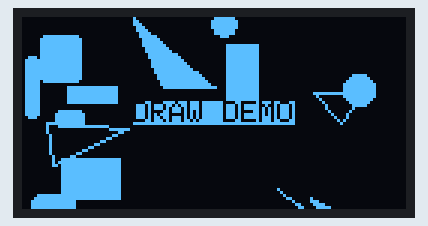
This sketch was run on a simulated Arduino Uno, built with avr-gcc and run on an emulated ATmega328P. Parts: 128×64 one-colour display. Random numbers use the default seed unless the sketch sets one.

Above: at 0.1 s.
At 4.5 s:
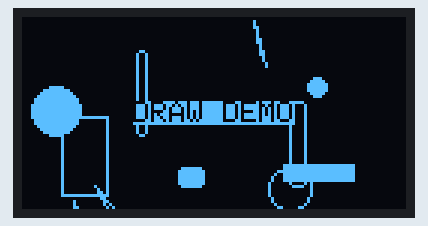
At 9.4 s:
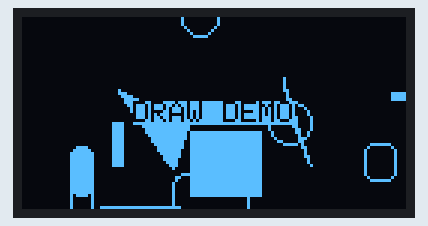
At 19.8 s:
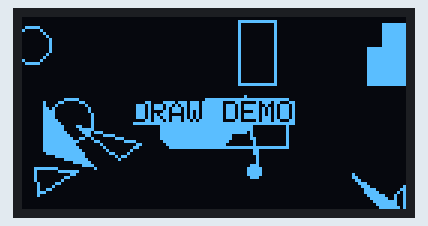
At 29.1 s:
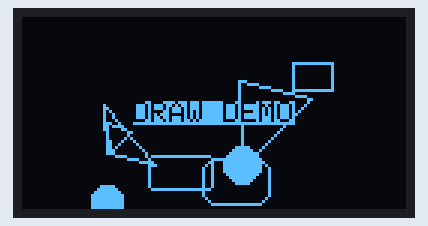
At 39.4 s:
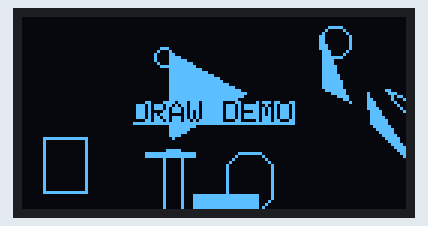

The sketch:

SimpleDrawingDemo.ino
```cpp
/**
   Simple drawing demo that draws a random number of circles, rects, and other
   shapes on each frame

   Adafruit Gfx Library:
   https://learn.adafruit.com/adafruit-gfx-graphics-library/overview

   Adafruit OLED tutorials:
   https://learn.adafruit.com/monochrome-oled-breakouts

   By Jon E. Froehlich
   @jonfroehlich
   http://makeabilitylab.io

*/

#include <SPI.h>
#include <Wire.h>
#include <Adafruit_GFX.h>
#include <Adafruit_SSD1306.h>

#define SCREEN_WIDTH 128 // OLED display width, in pixels
#define SCREEN_HEIGHT 64 // OLED display height, in pixels

// Declaration for an SSD1306 display connected to I2C (SDA, SCL pins)
#define OLED_RESET     4 // Reset pin # (or -1 if sharing Arduino reset pin)
Adafruit_SSD1306 _display(SCREEN_WIDTH, SCREEN_HEIGHT, &Wire, OLED_RESET);

const char STR_TITLE[] = "DRAW DEMO";

void setup() {
  Serial.begin(9600);

  // SSD1306_SWITCHCAPVCC = generate display voltage from 3.3V internally
  if (!_display.begin(SSD1306_SWITCHCAPVCC, 0x3D)) { // Address 0x3D for 128x64
    Serial.println(F("SSD1306 allocation failed"));
    for (;;); // Don't proceed, loop forever
  }

  // We need to randomly seed our random number generator, which we can
  // do with noise off of A5 (assuming nothing is attached to it)
  //
  // If we don't do this, then the random values will always be the same
  // after reboot
  randomSeed(analogRead(A5));

  _display.clearDisplay();
}

void loop() {
  // On each loop, we'll want to clear the display so we're not writing over
  // previously drawn data
  _display.clearDisplay();

  int numCircles = random(2, 6);
  drawRandomCircles(numCircles);

  int numRects = random(2, 6);
  drawRandomRectangles(numRects);

  int numRoundedRects = random(2, 6);
  drawRandomRoundedRectangles(numRoundedRects);

  int numTriangles = random(2, 6);
  drawRandomTriangles(numTriangles);

  drawTitleText();

  // Render the graphics buffer to screen
  _display.display();

  delay(500);
}

/**
 * Draws the given number of circles with random x,y location
 * and random radius
 *
 * See: https://learn.adafruit.com/adafruit-gfx-graphics-library/graphics-primitives#circles-2002788-14
 */
void drawRandomCircles(int numCircles){
  const int MIN_RADIUS = 2;
  const int MAX_RADIUS = 10;
  int x, y, radius;

  for(int i = 0; i < numCircles; i++){
    x = random(0, _display.width());
    y = random(0, _display.height());
    radius = random(MIN_RADIUS, MAX_RADIUS);

    // Returns a random number from 0 to 9, inclusive
    int randomFill = random(0, 10);

    if(randomFill < 5){
      _display.drawCircle(x, y, radius, SSD1306_WHITE);
    }else{
      _display.fillCircle(x, y, radius, SSD1306_WHITE);
    }
  }
}

/**
 * Draws the given number of rectangles with random x,y location
 * and random width, height dimensions
 *
 * See: https://learn.adafruit.com/adafruit-gfx-graphics-library/graphics-primitives#rectangles-2002784-10
 */
void drawRandomRectangles(int numRectangles){
  const int MIN_WIDTH = 2;
  const int MAX_WIDTH = 30;
  const int MIN_HEIGHT = 2;
  const int MAX_HEIGHT = 30;

  int x, y, width, height;

  for(int i = 0; i < numRectangles; i++){
    x = random(0, _display.width());
    y = random(0, _display.height());
    width = random(MIN_WIDTH, MAX_WIDTH);
    height = random(MIN_HEIGHT, MAX_WIDTH);

    // Returns a random number from 0 to 9, inclusive
    int randomFill = random(0, 10);

    if(randomFill < 5){
      _display.drawRect(x, y, width, height, SSD1306_WHITE);
    }else{
      _display.fillRect(x, y, width, height, SSD1306_WHITE);
    }
  }
}

/**
 * Draws the given number of triangles with random location and dimensions
 *
 * See: https://learn.adafruit.com/adafruit-gfx-graphics-library/graphics-primitives#rectangles-2002784-10
 */
void drawRandomTriangles(int numTriangles){
  const int MAX_SIZE = 30;
  int x0, y0, x1, y1, x2, y2;

  for(int i = 0; i < numTriangles; i++){
    x0 = random(0, _display.width());
    y0 = random(0, _display.height());

    x1 = random(x0, x0 + MAX_SIZE);
    y1 = random(y0, y0 + MAX_SIZE);

    x2 = random(x0, x0 + MAX_SIZE);
    y2 = random(y0, y0 + MAX_SIZE);

    // Returns a random number from 0 to 9, inclusive
    int randomFill = random(0, 10);

    if(randomFill < 5){
      _display.drawTriangle(x0, y0, x1, y1, x2, y2, SSD1306_WHITE);
    }else{
      _display.fillTriangle(x0, y0, x1, y1, x2, y2, SSD1306_WHITE);
    }
  }
}

/**
 * Draws the given number of rounded rectangles with random x,y location
 * and random width, height, and rounded corner dimensions
 *
 * See: https://learn.adafruit.com/adafruit-gfx-graphics-library/graphics-primitives#rounded-rectangles-2002792-18
 */
void drawRandomRoundedRectangles(int numRectangles){
  const int MIN_WIDTH = 4;
  const int MAX_WIDTH = 30;
  const int MIN_HEIGHT = 4;
  const int MAX_HEIGHT = 30;

  int x, y, width, height;

  for(int i = 0; i < numRectangles; i++){
    x = random(0, _display.width());
    y = random(0, _display.height());
    width = random(MIN_WIDTH, MAX_WIDTH);
    height = random(MIN_HEIGHT, MAX_WIDTH);

    int cornerRadius = random(2, min(width, height) / 2);

    // Returns a random number from 0 to 9, inclusive
    int randomFill = random(0, 10);

    if(randomFill < 5){
      _display.drawRoundRect(x, y, width, height, cornerRadius, SSD1306_WHITE);
    }else{
      _display.fillRoundRect(x, y, width, height, cornerRadius, SSD1306_WHITE);
    }
  }
}

/**
 * Draws the text centered on the screen
 *
 * See: https://learn.adafruit.com/adafruit-gfx-graphics-library/graphics-primitives#characters-and-text-2002798-24
 */
void drawTitleText() {
  int16_t x, y;
  uint16_t textWidth, textHeight;

  // Setup text rendering parameters
  _display.setTextSize(1);
  _display.setTextColor(BLACK, WHITE);

  // Measure the text with those parameters
  _display.getTextBounds(STR_TITLE, 0, 0, &x, &y, &textWidth, &textHeight);

  // Center the text on the display
  _display.setCursor(_display.width() / 2 - textWidth / 2, _display.height() / 2 - textHeight / 2);

  // Print out the string
  _display.print(STR_TITLE);
}
```

Measured:
- what the display in image 0 shows lasts 0.5 s, from 0.1 s to 0.6 s
